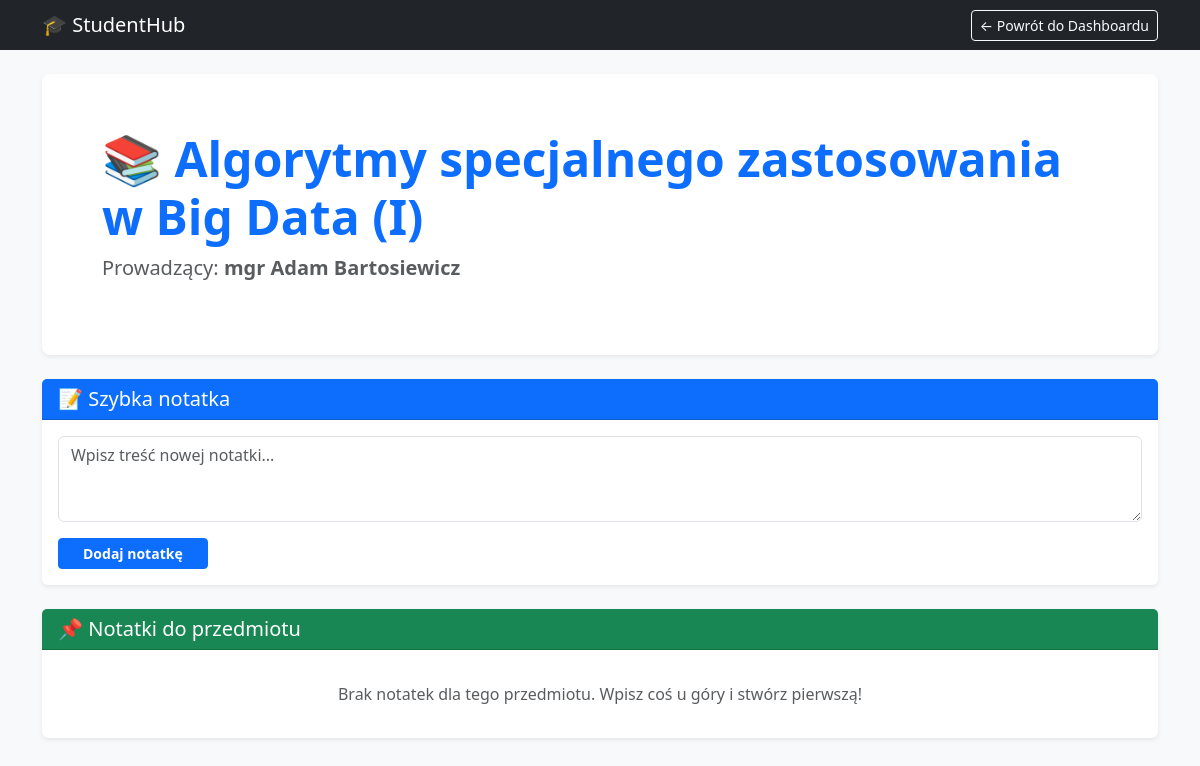
Page /subject/1/ (signed in) on the earlier database version.
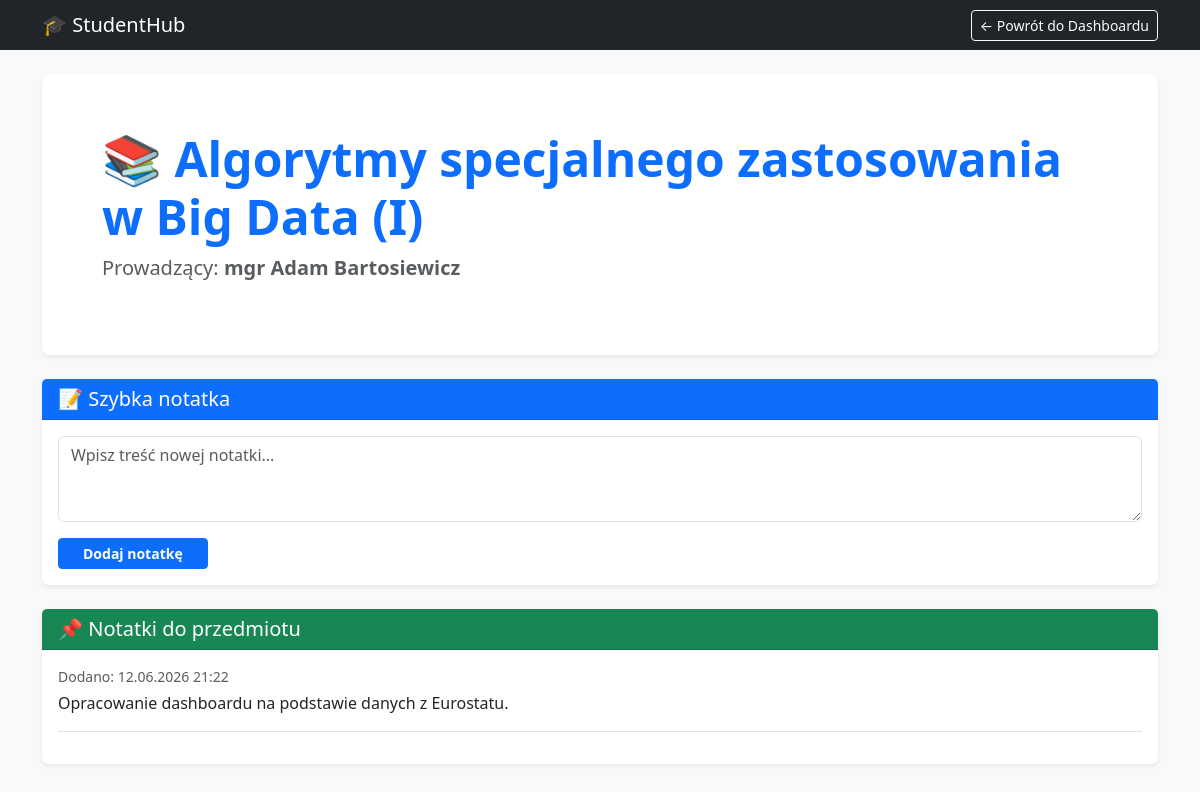
Same page on the later database version.
### planner/models.py (models this page shows, shortened)
class Note(models.Model):
    subject = models.ForeignKey(
        Subject,
        on_delete=models.CASCADE
    )
    title = models.CharField(max_length=100)
    content = models.TextField()
    created_at = models.DateTimeField(auto_now_add=True)

### planner/views.py (the view)
# urls.py: path('subject/<int:subject_id>/', subject_detail, name='subject_detail'),
@login_required  # Szczegóły przedmiotu też blokujemy przed nieznajomymi
def subject_detail(request, subject_id):
    przedmiot = get_object_or_404(Subject, pk=subject_id, user=request.user)
    notatki = Note.objects.filter(subject=przedmiot).order_by('-created_at')
    if request.method == 'POST':
        form = NoteForm(request.POST)
        if form.is_valid():
            notatka = form.save(commit=False)
            notatka.subject = przedmiot  # Automatycznie przypisujemy notatkę do tego przedmiotu
            notatka.save()
            return redirect('subject_detail', subject_id=przedmiot.id)  # Odświeżamy stronę po dodaniu
    else:
        form = NoteForm()  # Jeśli użytkownik po prostu wszedł na stronę, dajemy mu czysty formularz
    context = {
        'przedmiot': przedmiot,
        'notatki': notatki,
        'form': form,  # Przekazujemy zmienną 'form' do HTML-a
    }
    return render(request, 'planner/subject_detail.html', context)

### planner/forms.py
class NoteForm(forms.ModelForm):
    class Meta:
        model = Note
        fields = ['content']
        widgets = {
            'content': forms.Textarea(attrs={
                'class': 'form-control',
                'placeholder': 'Wpisz treść nowej notatki...',
                'rows': 3
            }),
        }
        labels = {'content': ''}

### planner/templates/planner/subject_detail.html (shortened to what this page needs)
<!DOCTYPE html>
<html lang="pl">
<head>
    <link href="https://cdn.jsdelivr.net/npm/bootstrap@5.3.0/dist/css/bootstrap.min.css" rel="stylesheet">
</head>
<body class="bg-light">
    <nav class="navbar navbar-dark bg-dark mb-4">
        <div class="container">
            <a href="{% url 'dashboard' %}" class="navbar-brand mb-0 h1">🎓 StudentHub</a>
            <a href="{% url 'dashboard' %}" class="btn btn-outline-light btn-sm">← Powrót do Dashboardu</a>
        </div>
    </nav>
    <div class="container">
        <div class="p-5 mb-4 bg-white rounded-3 shadow-sm">
            <div class="container-fluid py-2">
                <h1 class="display-5 fw-bold text-primary">📚 {{ przedmiot.name }}</h1>
                {% if przedmiot.lecturer %}
                    <p class="col-md-8 fs-5 text-muted">Prowadzący: <strong>{{ przedmiot.lecturer }}</strong></p>
                {% else %}
                    <p class="col-md-8 fs-5 text-muted">Brak przypisanego prowadzącego.</p>
                {% endif %}
            </div>
        </div>
        <div class="card shadow-sm border-0 mb-4">
            <div class="card-header bg-primary text-white">
                <h5 class="mb-0">📝 Szybka notatka</h5>
            </div>
            <div class="card-body">
                <form method="post">
                    <div class="mb-3">
                        {{ form.as_p }}
                    </div>
                    <button type="submit" class="btn btn-primary btn-sm px-4 fw-bold">Dodaj notatkę</button>
                </form>
            </div>
        </div>
        <div class="card shadow-sm border-0 mb-5">
            <div class="card-header bg-success text-white">
                <h5 class="mb-0">📌 Notatki do przedmiotu</h5>
            </div>
            <div class="card-body">
                {% for notatka in notatki %}
                    <div class="border-bottom mb-3 pb-3">
                        <p class="text-muted small mb-1">Dodano: {{ notatka.created_at|date:"d.m.Y H:i" }}</p>
                        <p class="text-dark mb-0" style="white-space: pre-wrap;">{{ notatka.content }}</p>
                    </div>
                {% empty %}
                    <p class="text-muted text-center my-3">Brak notatek dla tego przedmiotu. Wpisz coś u góry i stwórz pierwszą!</p>
                {% endfor %}
            </div>
        </div>
    </div>
</body>
</html>

Differences in the rows shown:
added Note: created_at "12.06.2026 21:22", content "Opracowanie dashboardu na podstawie danych z Eurostatu."
Other differences:
text no longer shown: "Brak notatek dla tego przedmiotu. Wpisz coś u góry i stwórz pierwszą!"
